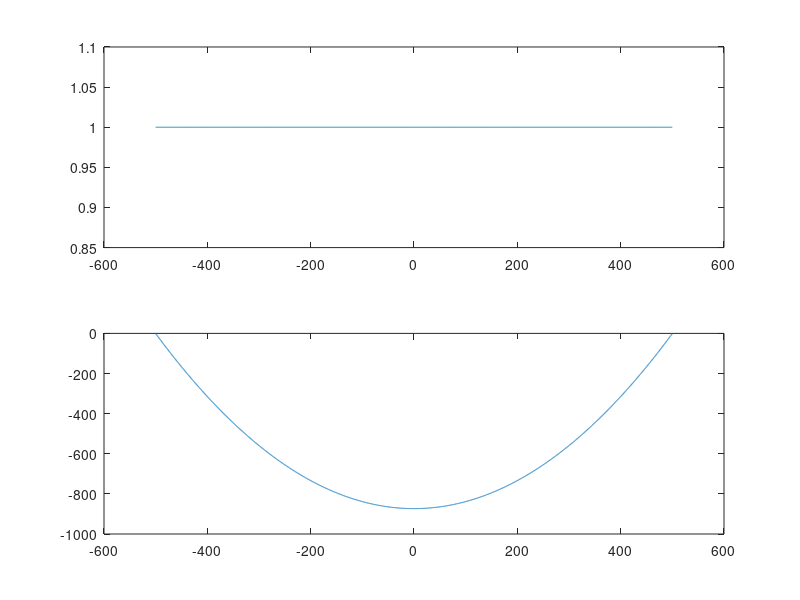
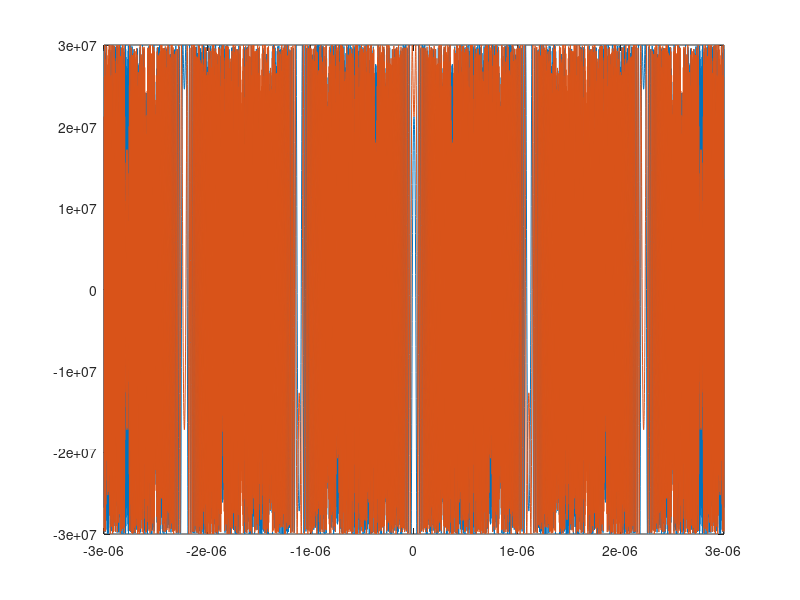
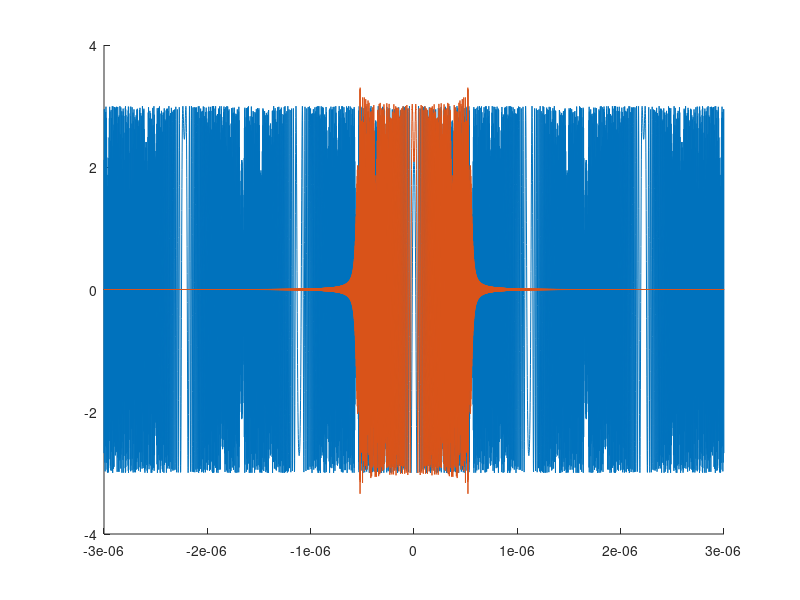

The MATLAB source for these figures, in order:
%% 
clear,  close all

%% Continuous-time Fresnel transform
N = 6e3;
fs = 1e9;
dt = 1/fs;
t = ((-N/2):(N/2)-1)*dt;
df = fs/(N);
f_ct = -fs/2:df:fs/2-df;
alpha_ct = 9e14;

H_ct = exp(1j*pi*f_ct.^2/alpha_ct);
h_ct = sqrt(1j*alpha_ct)*exp(1j*pi*alpha_ct*t.^2);

figure
subplot(211)
plot(f_ct/1e6, abs(H_ct))

subplot(212)
plot(f_ct/1e6, unwrap(angle(H_ct)))

figure
plot(t, real(h_ct), t, imag(h_ct))

%% Bandlimiting the CT Fresnel transform
fc = 500e6;
wc = 2*pi*fc;
win = wc/pi*sinc(wc/pi*t);

h_tilde = conv(h_ct, win, 'same')/1e16;
hinv = 100*fftshift(ifft(ifftshift(H_ct)));

figure, hold on
plot(t, real(h_tilde)) %, t, imag(h_tilde))
plot(t, real(hinv)) %, t, imag(hinv))



% H_tilde = fft(ifftshift(h_tilde));
% 
% figure
% subplot(211)
% plot(f_ct/fs, abs(H_tilde))
% 
% subplot(212)
% plot(f_ct/fs, unwrap(angle(H_tilde)))


% 
% df = 0.01;
% f = -0.5:df:0.5-df;
% alpha = 1e-2;
% 
% figure, 
% subplot(211)
% plot(f, abs(X))
% subplot(212)
% plot(f, unwrap(angle(X)))
% 
% N = length(f);
% n = 0:N-1;
% x_t = @(n) 1/200*exp(1j*pi*alpha*n.^2);
% x_tilde = 0;
% for r = -10:10
%     x_tilde = x_tilde + x_t(n-r*N);
% end
% 
% xinv = ifft(ifftshift(X));
% 
% figure
% subplot(211), hold on
% plot(real(xinv))
% plot(real(x_tilde))
% subplot(212), hold on
% plot(imag(xinv))
% plot(imag(x_tilde))
% 
% mean(abs(x_tilde-xinv).^2)
% 
% % figure, 
% % subplot(211)
% % plot(f, abs(X))
% % subplot(211)
% % plot(f, unwrap(angle(X)))
